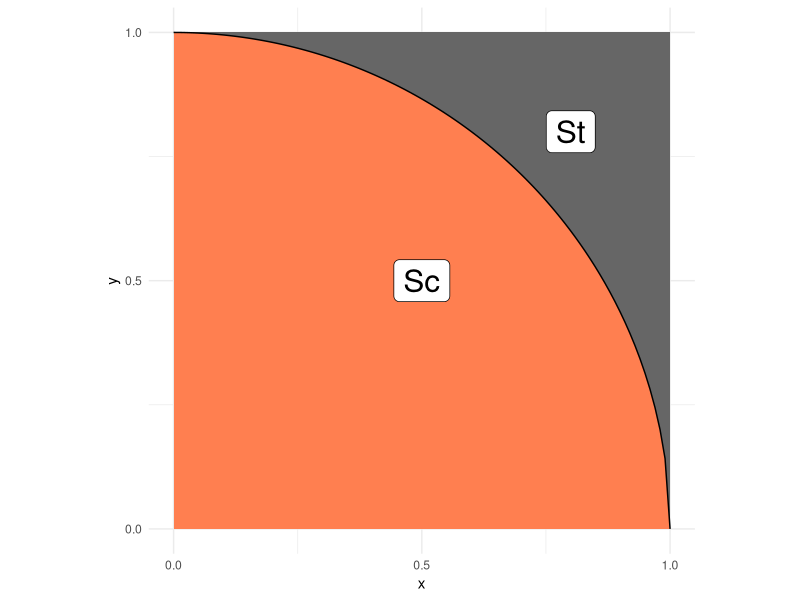
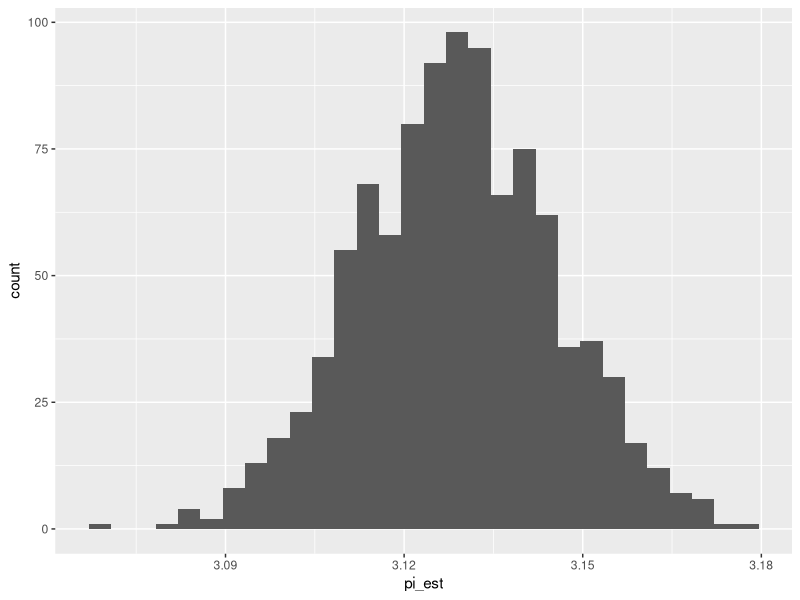

Write R code to recreate these figures, in order.
## ---- chunk 1
library(tidyverse)
library(rsample)
## ---- chunk 2
## NOTE: No need to edit; this visual helps explain the pi estimation scheme
tibble(x = seq(0, 1, length.out = 100)) %>%
  mutate(y = sqrt(1 - x^2)) %>%

  ggplot(aes(x, y)) +
  annotate(
    "rect",
    xmin = 0, ymin = 0, xmax = 1, ymax = 1,
    fill = "grey40",
    size = 1
  ) +
  geom_ribbon(aes(ymin = 0, ymax = y), fill = "coral") +
  geom_line() +
  annotate(
    "label",
    x = 0.5, y = 0.5, label = "Sc",
    size = 8
  ) +
  annotate(
    "label",
    x = 0.8, y = 0.8, label = "St",
    size = 8
  ) +
  scale_x_continuous(breaks = c(0, 1/2, 1)) +
  scale_y_continuous(breaks = c(0, 1/2, 1)) +
  theme_minimal() +
  coord_fixed()
## ---- chunk 3
## TASK: Choose a sample size and generate samples
n <- 10000 # Choose a sample size
df_q1 <- tibble(
  x = runif(n),
  y = runif(n)
) # Generate the data
## ---- chunk 4
## NOTE: Do not edit this code
# Correct sample size
assertthat::assert_that(
  dim(df_q1) %>% 
    .[[1]] == n,
  msg = "The sample size should be `n`"
)
# Correct column names
assertthat::assert_that(
  setequal(names(df_q1), c("x", "y")),
  msg = "df_q1 must include the columns `x` and `y`"
)
print("Good")
## ---- chunk 5
## TASK: Finish implementing this function
stat <- function(x, y) {
  4 * (x^2 + y^2 <= 1)
}
  # TODO: Finish implementing this function

## ---- chunk 6
## TASK: Finish writing these assert statements

# Check the value for points *inside* the circle
assertthat::assert_that(
  tibble(x = 0.5, y = 0.5) %>% # Pick a point *inside* the circle
    mutate(stat = stat(x, y)) %>%
    pull(stat) %>%
    .[[1]] ==
    4, # Write the correct value of stat() here
  msg = "Incorrect value when a point is inside the circle"
)

# Check the value for points *outside* the circle
assertthat::assert_that(
  tibble(x = 1, y = 1) %>% # Pick a point *outside* the circle
    mutate(stat = stat(x, y)) %>%
    pull(stat) %>%
    .[[1]] ==
    0, # Write the correct value of stat() here
  msg = "Incorrect value when a point is outside the circle"
)
print("Your assertions passed, but make sure they're checking the right thing!")
## ---- chunk 7
## TASK: Estimate pi using your data from q1
df_q3 <-
  df_q1 %>%
  summarize(pi_est = mean(stat(x, y)))
df_q3
## ---- chunk 8
## NOTE: Do not edit this code
# Correct sample size
assertthat::assert_that(
  dim(df_q3) %>% 
    .[[1]] == 1,
  msg = "This result should have just one row"
)
# Correct column names
assertthat::assert_that(
  setequal(names(df_q3), c("pi_est")),
  msg = "df_q3 must include the column `pi_est`"
)
print("Good")
## ---- chunk 9
## TASK: Finish the code below
df_q4 <-
  df_q1 %>%
  bootstraps(., times = 1000) %>%
  mutate(
    pi_est = map_dbl(
      splits,
      function(split_df) {
        analysis(split_df) %>%
          summarize(pi_est = mean(stat(x, y))) %>%
          pull(pi_est)
      }
    )
  )

## NOTE: Do not edit; use this to visualize your results
df_q4 %>% 
  ggplot(aes(pi_est)) +
  geom_histogram()
## ---- chunk 10
## TASK: Compute a bootstrap confidence interval at the 95% level (alpha = 0.05)
df_q5 <-
  df_q4 %>%
  summarize(
    pi_lo = quantile(pi_est, 0.05 / 2),
    pi_up = quantile(pi_est, 1 - 0.05 / 2)
  )

df_q5
## ---- chunk 11
df_q6 <-
  df_q1 %>%
  mutate(stat = stat(x, y)) %>%
  summarize(
    pi_est = mean(stat),
    se = sd(stat) / sqrt(n())
  ) %>%
  mutate(
    pi_lo = pi_est - qnorm(1 - 0.05 / 2) * se,
    pi_up = pi_est + qnorm(1 - 0.05 / 2) * se
  )

df_q6
